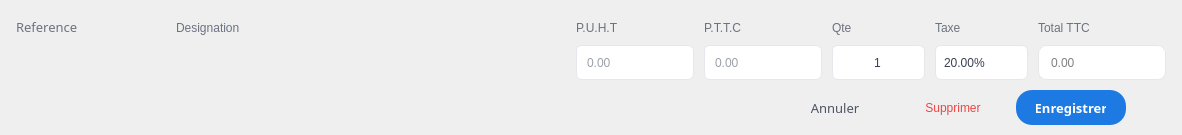
     <widget class="QFrame" name="entryFrame">
      <property name="minimumSize">
       <size>
        <width>0</width>
        <height>135</height>
       </size>
      </property>
      <property name="maximumSize">
       <size>
        <width>16777215</width>
        <height>135</height>
       </size>
      </property>
      <property name="styleSheet">
       <string notr="true">QFrame#entryFrame { background-color: #f3f4f6; border: none; border-bottom: 1px solid #e5e7eb; border-radius: 0px; }</string>
      </property>
      <property name="frameShape">
       <enum>QFrame::NoFrame</enum>
      </property>
      <layout class="QVBoxLayout" name="entryMainLayout">
       <property name="spacing">
        <number>10</number>
       </property>
       <property name="leftMargin">
        <number>16</number>
       </property>
       <property name="topMargin">
        <number>14</number>
       </property>
       <property name="rightMargin">
        <number>16</number>
       </property>
       <property name="bottomMargin">
        <number>10</number>
       </property>
       <item>
        <layout class="QHBoxLayout" name="entryFieldsLayout">
         <property name="spacing">
          <number>10</number>
         </property>
         <item>
          <layout class="QVBoxLayout" name="entryProductGroupLayout">
           <property name="spacing">
            <number>4</number>
           </property>
           <item>
            <layout class="QHBoxLayout" name="entryProductLabelsLayout">
             <property name="spacing">
              <number>10</number>
             </property>
             <item>
              <widget class="QLabel" name="entryRefLabel">
               <property name="minimumSize">
                <size>
                 <width>150</width>
                 <height>16</height>
                </size>
               </property>
               <property name="maximumSize">
                <size>
                 <width>200</width>
                 <height>16</height>
                </size>
               </property>
               <property name="font">
                <font>
                 <family>Overpass</family>
                 <pointsize>10</pointsize>
                 <weight>62</weight>
                 <italic>false</italic>
                 <bold>true</bold>
                </font>
               </property>
               <property name="styleSheet">
                <string notr="true">QLabel#entryRefLabel { color: #6b7280; font: 500 10pt &quot;Overpass&quot;; background-color: transparent; }</string>
               </property>
               <property name="text">
                <string>Reference</string>
               </property>
              </widget>
             </item>
             <item>
              <widget class="QLabel" name="entryDesigLabel">
               <property name="minimumSize">
                <size>
                 <width>390</width>
                 <height>16</height>
                </size>
               </property>
               <property name="styleSheet">
                <string notr="true">QLabel#entryDesigLabel { color: #6b7280; font: 500 10pt &quot;Overpass&quot;; background-color: transparent; }</string>
               </property>
               <property name="text">
                <string>Designation</string>
               </property>
              </widget>
             </item>
            </layout>
           </item>
           <item>
            <widget class="ProductSelectorWidget" name="productSelector">
             <property name="minimumSize">
              <size>
               <width>550</width>
               <height>35</height>
              </size>
             </property>
             <property name="styleSheet">
              <string notr="true">QLineEdit { background-color: #ffffff; border: 1px solid #e5e7eb; border-radius: 6px; padding: 5px 8px; font: 400 10pt &quot;Overpass&quot;; color: #374151; } QLineEdit:hover { border-color: #d1d5db; } QLineEdit:focus { border-color: #1d7ae2; }</string>
             </property>
            </widget>
           </item>
          </layout>
         </item>
         <item>
          <layout class="QVBoxLayout" name="entryPuhtGroupLayout">
           <property name="spacing">
            <number>3</number>
           </property>
           <item>
            <widget class="QLabel" name="entryPuhtLabel">
             <property name="styleSheet">
              <string notr="true">QLabel#entryPuhtLabel { color: #6b7280; font: 500 10pt &quot;Overpass&quot;; background-color: transparent; }</string>
             </property>
             <property name="text">
              <string>P.U.H.T</string>
             </property>
            </widget>
           </item>
           <item>
            <widget class="QLineEdit" name="puht_editline">
             <property name="sizePolicy">
              <sizepolicy hsizetype="Expanding" vsizetype="Expanding">
               <horstretch>0</horstretch>
               <verstretch>0</verstretch>
              </sizepolicy>
             </property>
             <property name="minimumSize">
              <size>
               <width>93</width>
               <height>35</height>
              </size>
             </property>
             <property name="maximumSize">
              <size>
               <width>118</width>
               <height>35</height>
              </size>
             </property>
             <property name="styleSheet">
              <string notr="true">QLineEdit#puht_editline { background-color: #ffffff; border: 1px solid #e5e7eb; border-radius: 6px; padding: 5px 8px; font: 400 10pt &quot;Overpass&quot;; color: #374151; min-width: 75px; max-width: 100px; } QLineEdit#puht_editline:hover { border-color: #d1d5db; } QLineEdit#puht_editline:focus { border-color: #1d7ae2; }</string>
             </property>
             <property name="alignment">
              <set>Qt::AlignLeading|Qt::AlignLeft|Qt::AlignVCenter</set>
             </property>
             <property name="placeholderText">
              <string>0.00</string>
             </property>
            </widget>
           </item>
          </layout>
         </item>
         <item>
          <layout class="QVBoxLayout" name="entryPttcGroupLayout">
           <property name="spacing">
            <number>3</number>
           </property>
           <item>
            <widget class="QLabel" name="entryPttcLabel">
             <property name="styleSheet">
              <string notr="true">QLabel#entryPttcLabel { color: #6b7280; font: 500 10pt &quot;Overpass&quot;; background-color: transparent; }</string>
             </property>
             <property name="text">
              <string>P.T.T.C</string>
             </property>
            </widget>
           </item>
           <item>
            <widget class="QLineEdit" name="pttc_editline">
             <property name="sizePolicy">
              <sizepolicy hsizetype="Expanding" vsizetype="Expanding">
               <horstretch>0</horstretch>
               <verstretch>0</verstretch>
              </sizepolicy>
             </property>
             <property name="minimumSize">
              <size>
               <width>93</width>
               <height>35</height>
              </size>
             </property>
             <property name="maximumSize">
              <size>
               <width>118</width>
               <height>35</height>
              </size>
             </property>
             <property name="styleSheet">
              <string notr="true">QLineEdit#pttc_editline { background-color: #ffffff; border: 1px solid #e5e7eb; border-radius: 6px; padding: 5px 8px; font: 400 10pt &quot;Overpass&quot;; color: #374151; min-width: 75px; max-width: 100px; } QLineEdit#pttc_editline:hover { border-color: #d1d5db; } QLineEdit#pttc_editline:focus { border-color: #1d7ae2; }</string>
             </property>
             <property name="alignment">
              <set>Qt::AlignLeading|Qt::AlignLeft|Qt::AlignVCenter</set>
             </property>
             <property name="placeholderText">
              <string>0.00</string>
             </property>
            </widget>
           </item>
          </layout>
         </item>
         <item>
          <layout class="QVBoxLayout" name="entryQteGroupLayout">
           <property name="spacing">
            <number>3</number>
           </property>
           <item>
            <widget class="QLabel" name="entryQteLabel">
             <property name="styleSheet">
              <string notr="true">QLabel#entryQteLabel { color: #6b7280; font: 500 10pt &quot;Overpass&quot;; background-color: transparent; }</string>
             </property>
             <property name="text">
              <string>Qte</string>
             </property>
            </widget>
           </item>
           <item>
            <widget class="QLineEdit" name="qte_lineedit">
             <property name="sizePolicy">
              <sizepolicy hsizetype="Expanding" vsizetype="Expanding">
               <horstretch>0</horstretch>
               <verstretch>0</verstretch>
              </sizepolicy>
             </property>
             <property name="minimumSize">
              <size>
               <width>73</width>
               <height>35</height>
              </size>
             </property>
             <property name="maximumSize">
              <size>
               <width>93</width>
               <height>35</height>
              </size>
             </property>
             <property name="styleSheet">
              <string notr="true">QLineEdit#qte_lineedit { background-color: #ffffff; border: 1px solid #e5e7eb; border-radius: 6px; padding: 5px 8px; font: 400 10pt &quot;Overpass&quot;; color: #374151; min-width: 55px; max-width: 75px; } QLineEdit#qte_lineedit:hover { border-color: #d1d5db; } QLineEdit#qte_lineedit:focus { border-color: #1d7ae2; }</string>
             </property>
             <property name="text">
              <string>1</string>
             </property>
             <property name="alignment">
              <set>Qt::AlignCenter</set>
             </property>
            </widget>
           </item>
          </layout>
         </item>
         <item>
          <layout class="QVBoxLayout" name="entryTaxeGroupLayout">
           <property name="spacing">
            <number>3</number>
           </property>
           <item>
            <widget class="QLabel" name="entryTaxeLabel">
             <property name="styleSheet">
              <string notr="true">QLabel#entryTaxeLabel { color: #6b7280; font: 500 10pt &quot;Overpass&quot;; background-color: transparent; }</string>
             </property>
             <property name="text">
              <string>Taxe</string>
             </property>
            </widget>
           </item>
           <item>
            <widget class="QComboBox" name="taxe_editline">
             <property name="sizePolicy">
              <sizepolicy hsizetype="Expanding" vsizetype="Expanding">
               <horstretch>0</horstretch>
               <verstretch>0</verstretch>
              </sizepolicy>
             </property>
             <property name="minimumSize">
              <size>
               <width>73</width>
               <height>35</height>
              </size>
             </property>
             <property name="maximumSize">
              <size>
               <width>93</width>
               <height>35</height>
              </size>
             </property>
             <property name="styleSheet">
              <string notr="true">QComboBox#taxe_editline { background-color: #ffffff; border: 1px solid #e5e7eb; border-radius: 6px; padding: 5px 8px; font: 400 10pt &quot;Overpass&quot;; color: #374151; min-width: 55px; max-width: 75px; } QComboBox#taxe_editline:hover { border-color: #d1d5db; } QComboBox#taxe_editline:focus { border-color: #1d7ae2; } QComboBox#taxe_editline::drop-down { border: none; width: 18px; } QComboBox#taxe_editline::down-arrow { image: url(program/assets/global/down_blue_arrow.svg); width: 10px; height: 10px; }</string>
             </property>
             <item>
              <property name="text">
               <string>20.00%</string>
              </property>
             </item>
             <item>
              <property name="text">
               <string>10.00%</string>
              </property>
             </item>
             <item>
              <property name="text">
               <string>5.00%</string>
              </property>
             </item>
            </widget>
           </item>
          </layout>
         </item>
         <item>
          <layout class="QVBoxLayout" name="entryTotalGroupLayout">
           <property name="spacing">
            <number>3</number>
           </property>
           <item>
            <widget class="QLabel" name="entryTotalLabel">
             <property name="styleSheet">
              <string notr="true">QLabel#entryTotalLabel { color: #6b7280; font: 500 10pt &quot;Overpass&quot;; background-color: transparent; }</string>
             </property>
             <property name="text">
              <string>Total TTC</string>
             </property>
            </widget>
           </item>
           <item>
            <widget class="QLineEdit" name="ttc_lineedit">
             <property name="sizePolicy">
              <sizepolicy hsizetype="Expanding" vsizetype="Expanding">
               <horstretch>0</horstretch>
               <verstretch>0</verstretch>
              </sizepolicy>
             </property>
             <property name="minimumSize">
              <size>
               <width>0</width>
               <height>35</height>
              </size>
             </property>
             <property name="maximumSize">
              <size>
               <width>16777215</width>
               <height>35</height>
              </size>
             </property>
             <property name="layoutDirection">
              <enum>Qt::LeftToRight</enum>
             </property>
             <property name="styleSheet">
              <string notr="true">QLineEdit#ttc_lineedit { background-color: #ffffff; border: 1px solid #e5e7eb; border-radius: 8px; padding: 6px 10px; font: 400 10pt &quot;Overpass&quot;; color: #000000  } QLineEdit#ttc_lineedit:hover { border-color: #d1d5db; } QLineEdit#ttc_lineedit:focus { border-color: #1d7ae2; }

/* --- Added Read-Only State --- */
QLineEdit#ttc_lineedit[readOnly=&quot;true&quot;] {
    background-color: #f9fafb;    /* Light grey &quot;locked&quot; background */
    color: #000000;               /* Lighter grey text */
    border: 1px solid rgb(143, 144, 145);    /* Very faint border */
}

/* Prevents the hover/focus colors from appearing when read-only */
QLineEdit#ttc_lineedit[readOnly=&quot;true&quot;]:hover,
QLineEdit#ttc_lineedit[readOnly=&quot;true&quot;]:focus {
    border-color: #f3f4f6;
}</string>
             </property>
             <property name="alignment">
              <set>Qt::AlignLeading|Qt::AlignLeft|Qt::AlignVCenter</set>
             </property>
             <property name="readOnly">
              <bool>true</bool>
             </property>
             <property name="placeholderText">
              <string>0.00</string>
             </property>
            </widget>
           </item>
          </layout>
         </item>
        </layout>
       </item>
       <item>
        <layout class="QHBoxLayout" name="entryActionsLayout">
         <property name="spacing">
          <number>8</number>
         </property>
         <item>
          <spacer name="entryActionsSpacer">
           <property name="orientation">
            <enum>Qt::Horizontal</enum>
           </property>
           <property name="sizeType">
            <enum>QSizePolicy::Expanding</enum>
           </property>
           <property name="sizeHint" stdset="0">
            <size>
             <width>40</width>
             <height>20</height>
            </size>
           </property>
          </spacer>
         </item>
         <item>
          <widget class="QPushButton" name="annule">
           <property name="minimumSize">
            <size>
             <width>110</width>
             <height>35</height>
            </size>
           </property>
           <property name="maximumSize">
            <size>
             <width>110</width>
             <height>35</height>
            </size>
           </property>
           <property name="font">
            <font>
             <family>Overpass</family>
             <pointsize>10</pointsize>
             <weight>50</weight>
             <italic>false</italic>
             <bold>false</bold>
            </font>
           </property>
           <property name="cursor">
            <cursorShape>PointingHandCursor</cursorShape>
           </property>
           <property name="styleSheet">
            <string notr="true">QPushButton#annule {
    background-color: transparent;
    border: none;
    color: #4b5563; /* Muted gray-blue */
    font: 400 10pt &quot;Overpass&quot;;
    padding: 5px 12px;
    border-radius: 15px; /* Slightly smoother corners */
    outline: none;
}

/* Hover State: Subtle lift */
QPushButton#annule:hover {
    color: #111827; /* Near black for contrast */
	border: 1px solid #999999;
    background-color: #f3f4f6; /* Soft gray wash */
}

/* Pressed State: Provides a physical &quot;click&quot; feedback */
QPushButton#annule:pressed {
    background-color: rgb(205, 207, 211); /* Slightly darker gray */
    padding-top: 6px; /* Moves text down 1px to simulate a press */
	border: 1px solid #999999;
    padding-bottom: 4px;
}

/* Disabled State: Fades out when the action is unavailable */
QPushButton#annule:disabled {
    color: #d1d5db; /* Light gray &quot;ghost&quot; text */
    background-color: transparent;
}</string>
           </property>
           <property name="text">
            <string>Annuler</string>
           </property>
          </widget>
         </item>
         <item>
          <widget class="QPushButton" name="suprimer">
           <property name="minimumSize">
            <size>
             <width>110</width>
             <height>35</height>
            </size>
           </property>
           <property name="maximumSize">
            <size>
             <width>110</width>
             <height>35</height>
            </size>
           </property>
           <property name="cursor">
            <cursorShape>PointingHandCursor</cursorShape>
           </property>
           <property name="styleSheet">
            <string notr="true">QPushButton#suprimer {
    background-color: transparent;
    border: 1px solid transparent;
    color: #ef4444; /* Standard Red */
    font: 600 10pt &quot;Overpass&quot;; /* Slightly bolder for &quot;Danger&quot; actions */
    padding: 5px 15px;
    border-radius: 16px;
    outline: none;
}

/* Hover State: Becomes a &quot;Soft Red&quot; button */
QPushButton#suprimer:hover {
    color: #dc2626; /* Deeper red */
    background-color: #fef2f2; /* Very light rose wash */
    border: 1px solid #fecaca; /* Soft pink border */
}

/* Pressed State: Feels like the button is being pushed into the page */
QPushButton#suprimer:pressed {
    background-color: #fee2e2; /* Darker rose wash */
    border-color: #fca5a5;
    padding-top: 6px; /* Tactile &quot;click&quot; effect */
    padding-bottom: 4px;
}

/* Disabled State: Prevents accidental clicks when action is locked */
QPushButton#suprimer:disabled {
    background-color: transparent;
    color: #e5e7eb; /* Faded grey */
    border: 1px solid transparent;
}</string>
           </property>
           <property name="text">
            <string>Supprimer</string>
           </property>
          </widget>
         </item>
         <item>
          <widget class="QPushButton" name="enrgistrer">
           <property name="minimumSize">
            <size>
             <width>110</width>
             <height>35</height>
            </size>
           </property>
           <property name="maximumSize">
            <size>
             <width>110</width>
             <height>35</height>
            </size>
           </property>
           <property name="font">
            <font>
             <family>Overpass</family>
             <pointsize>10</pointsize>
             <weight>75</weight>
             <italic>false</italic>
             <bold>true</bold>
            </font>
           </property>
           <property name="cursor">
            <cursorShape>PointingHandCursor</cursorShape>
           </property>
           <property name="styleSheet">
            <string notr="true">QPushButton#enrgistrer { background-color: #1d7ae2; border: none; border-radius: 16px; color: #ffffff; font: 600 10pt &quot;Overpass&quot;; padding: 6px 20px; } QPushButton#enrgistrer:hover { background-color: #1a6fcb; } QPushButton#enrgistrer:pressed { background-color: #155bbf; }

QPushButton#enrgistrer:disabled {
    background-color: #e2e8f0;
    color: #94a3b8;
    border: 1px solid #cbd5e1;
}</string>
           </property>
           <property name="text">
            <string>Enregistrer</string>
           </property>
          </widget>
         </item>
         <item>
          <spacer name="horizontalSpacer">
           <property name="orientation">
            <enum>Qt::Horizontal</enum>
           </property>
           <property name="sizeType">
            <enum>QSizePolicy::Fixed</enum>
           </property>
           <property name="sizeHint" stdset="0">
            <size>
             <width>40</width>
             <height>20</height>
            </size>
           </property>
          </spacer>
         </item>
        </layout>
       </item>
      </layout>
     </widget>
